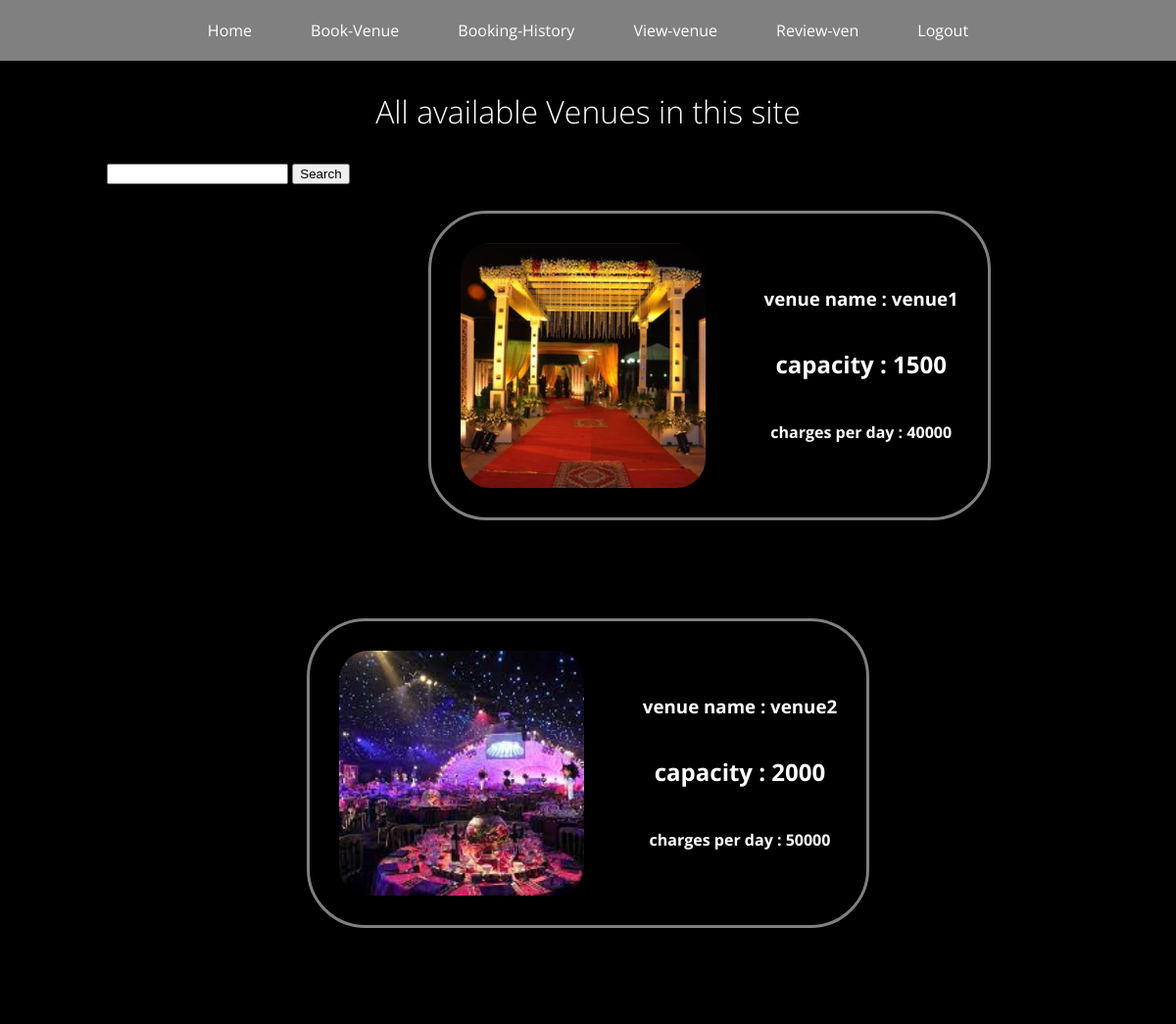
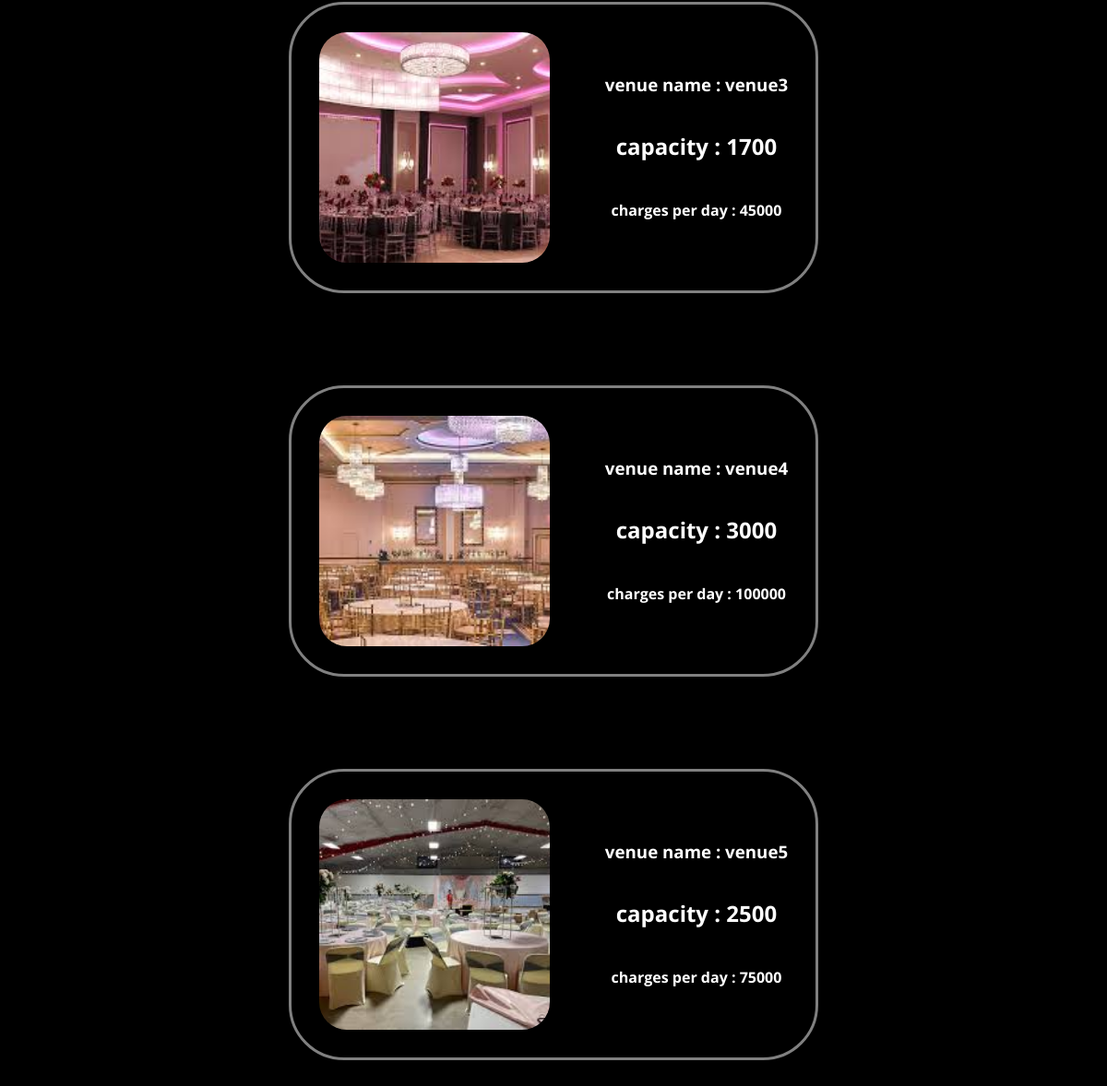
The page /view_venues/ (signed in) on the database its author committed (2 pictures, top to bottom).
### booking/models.py (models this page shows)
class venue(models.Model):
    venue_name = models.CharField(max_length=100)
    capacity = models.IntegerField()
    charges = models.IntegerField()
    image = models.CharField(max_length=100)
    ratings = models.IntegerField(default=0)
    n_ratings = models.IntegerField(default=0)

### booking/views.py (the view)
# urls.py: path('view_venues/',views.view, name= "view"),
def view(request):
    if request.user.is_authenticated:
        if request.method == "POST":
            venues = venue.objects.filter(venue_name__contains = request.POST['input'])
            if len(venues) != 0:
                return render(request,"view.html", {"venues":venues})
        venues = venue.objects.all()
        return render(request,"view.html", {"venues":venues})
    else:
        return render(request,"home.html")

### templates/view.html (shortened to what this page needs)
{% extends "main.html"  %}
{% load static %}
{% static "images" as baseUrl %}
{% block contiainer %}
<div style="background-color: black;" >
    <h1 style="color: white;margin: 0px;padding: 30px 0px;">All available Venues in this site</h1>
<div class="main">
    <form  method="post">
    <input type="text" name = "input">
    <button type="submit" class="btn btn-primary">Search</button>
</form>
    {% for i in venues %}
    <div class="sub">
    <div class="img" style="background-image: url('{{ i.image }}');" ></div>
    <div class="matter">
        <h3>venue name : {{i.venue_name}}</h3>
        <h2>capacity : {{i.capacity}}</h2>
        <h4>charges per day : {{i.charges}}</h4>
    </div>
    </div>
    {% endfor  %}
</div>
</div>
{% endblock %}

### templates/main.html (shortened to what this page needs)
<!DOCTYPE html>
<html lang="en">
<head>
    <link rel="stylesheet" href="style.css">
</head>
<body>
    {% include "nav1.html"  %}
    <div>
        {% block contiainer %}
        {% endblock %}
    </div>
</body>
</body>
</html>

### templates/nav1.html (shortened to what this page needs)
<nav>
    <a href="#">Home</a>
    <a href="{% url 'book' %}">Book-Venue</a>
    <a href="{% url 'hist' %}">Booking-History</a>
    <a href="{% url 'view' %}">View-venue</a>
    <a href="{% url 'review' %}">Review-ven</a>
    <a href="{% url 'logout' %}">Logout</a>
</nav>

### templates/view.html (style rules this page uses)
h1 { text-align: center; font-weight: 100; }
.main { display: flex; flex-wrap: wrap; justify-content: center; }
.sub { margin: 50px 80px; display: flex; flex-direction: row; flex-wrap: wrap; justify-content: center; border: 3px solid gray; border-radius: 60px; background-image: linear-gradient(225deg,rgb(96, 15, 107)gray); }
.img { height: 250px; width: 250px; background-position: center; background-size: cover; border-radius: 30px; margin: 30px; }
.matter { margin: 0px 30px; display: flex; flex-direction: column; justify-content: center; align-items: center; color: white; }

### templates/main.html (style rules this page uses)
body { margin: 0%; font-family: 'Open Sans'; }

### templates/nav1.html (style rules this page uses)
nav { display: flex; justify-content: center; background-color: gray; }
nav > a { padding: 20px 30px; font-size: 35x; color: white; transition: .5s; text-decoration: none; }

### rows shown on the page
venue: image (picture), venue_name "venue1", capacity "1500", charges "40000"
venue: image (picture), venue_name "venue2", capacity "2000", charges "50000"
venue: image (picture), venue_name "venue3", capacity "1700", charges "45000"
venue: image (picture), venue_name "venue4", capacity "3000", charges "100000"
venue: image (picture), venue_name "venue5", capacity "2500", charges "75000"
